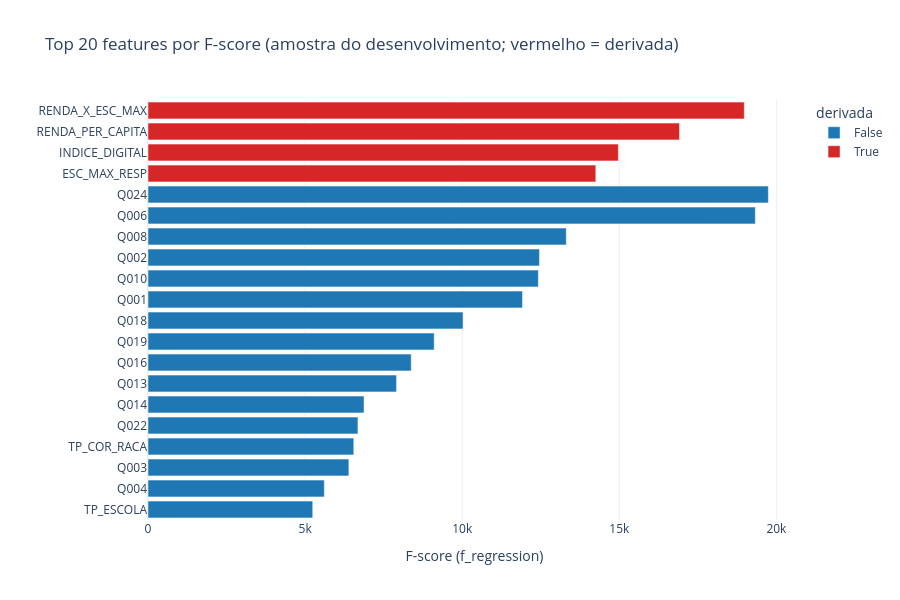

The notebook cell saved with this chart:
### Markdown cell above
## 3. Relação com a nota: `SelectKBest(f_regression)`

O F-score univariado mede a **associação linear** de cada coluna com a nota (não causalidade, e não captura interações). Como as dummies vêm de uma feature original, o ranking é agregado pela feature de origem (maior F-score entre suas colunas). É um diagnóstico em amostra; o efeito real é medido na seção 4.

### Code cell
import re
from sklearn.feature_selection import SelectKBest, f_regression

ORIGENS_PERFIL = ["TP_FAIXA_ETARIA", "TP_SEXO", "TP_ESTADO_CIVIL", "TP_COR_RACA",
                  "TP_ST_CONCLUSAO", "TP_ESCOLA", "TP_ENSINO", "IN_TREINEIRO"]


def feature_de_origem(nome):
    if nome in derivadas_dev.columns:
        return nome
    if re.match(r"Q\d{3}", nome):
        return nome[:4]
    return max((o for o in ORIGENS_PERFIL if nome.startswith(o)), key=len, default=nome)


nomes_todos = NOMES + list(derivadas_dev.columns)
X_amostra_densa = np.hstack([X_amostra.toarray(), derivadas_amostra.to_numpy(dtype="float32")])
X_amostra_imputada = SimpleImputer(strategy="median", keep_empty_features=True).fit_transform(X_amostra_densa)
seletor = SelectKBest(score_func=f_regression, k="all").fit(X_amostra_imputada, y_amostra)

ranking_colunas = pd.DataFrame({"coluna": nomes_todos, "f_score": np.nan_to_num(seletor.scores_)})
ranking_colunas["feature_origem"] = ranking_colunas["coluna"].map(feature_de_origem)
ranking = (ranking_colunas.groupby("feature_origem", as_index=False)
           .agg(f_score_maximo=("f_score", "max"), colunas=("coluna", "count"))
           .sort_values("f_score_maximo", ascending=False, ignore_index=True))
ranking["derivada"] = ranking["feature_origem"].isin(derivadas_dev.columns)
display(ranking.head(25))

fig_rank = px.bar(ranking.head(20).iloc[::-1], x="f_score_maximo", y="feature_origem", orientation="h",
                  color="derivada", color_discrete_map={True: "#d62728", False: "#1f77b4"},
                  title="Top 20 features por F-score (amostra do desenvolvimento; vermelho = derivada)",
                  labels={"f_score_maximo": "F-score (f_regression)", "feature_origem": ""})
fig_rank.update_layout(template="plotly_white", height=600)
fig_rank.show()

### Figure 1 — Plotly figure (JSON) as saved in the notebook; plotly's stock layout.template omitted (floating-point values rounded to 4 significant figures)
{"data": [{"hovertemplate": "derivada=False<br>F-score (f_regression)=%{x}<br>=%{y}<extra></extra>", "legendgroup": "False", "marker": {"color": "#1f77b4", "pattern": {"shape": ""}}, "name": "False", "orientation": "h", "showlegend": true, "textposition": "auto", "type": "bar", "x": [5243.0, 5612.0, 6393.0, 6549.0, 6682.0, 6875.0, 7910.0, 8377.0, 9109.0, 10030.0, 11920.0, 12420.0, 12460.0, 13310.0, 19330.0, 19740.0], "xaxis": "x", "y": ["TP_ESCOLA", "Q004", "Q003", "TP_COR_RACA", "Q022", "Q014", "Q013", "Q016", "Q019", "Q018", "Q001", "Q010", "Q002", "Q008", "Q006", "Q024"], "yaxis": "y"}, {"hovertemplate": "derivada=True<br>F-score (f_regression)=%{x}<br>=%{y}<extra></extra>", "legendgroup": "True", "marker": {"color": "#d62728", "pattern": {"shape": ""}}, "name": "True", "orientation": "h", "showlegend": true, "textposition": "auto", "type": "bar", "x": [14250.0, 14970.0, 16920.0, 18980.0], "xaxis": "x", "y": ["ESC_MAX_RESP", "INDICE_DIGITAL", "RENDA_PER_CAPITA", "RENDA_X_ESC_MAX"], "yaxis": "y"}], "layout": {"barmode": "relative", "height": 600, "legend": {"title": {"text": "derivada"}, "tracegroupgap": 0}, "title": {"text": "Top 20 features por F-score (amostra do desenvolvimento; vermelho = derivada)"}, "xaxis": {"anchor": "y", "domain": [0.0, 1.0], "title": {"text": "F-score (f_regression)"}}, "yaxis": {"anchor": "x", "domain": [0.0, 1.0], "title": {"text": ""}}}}
